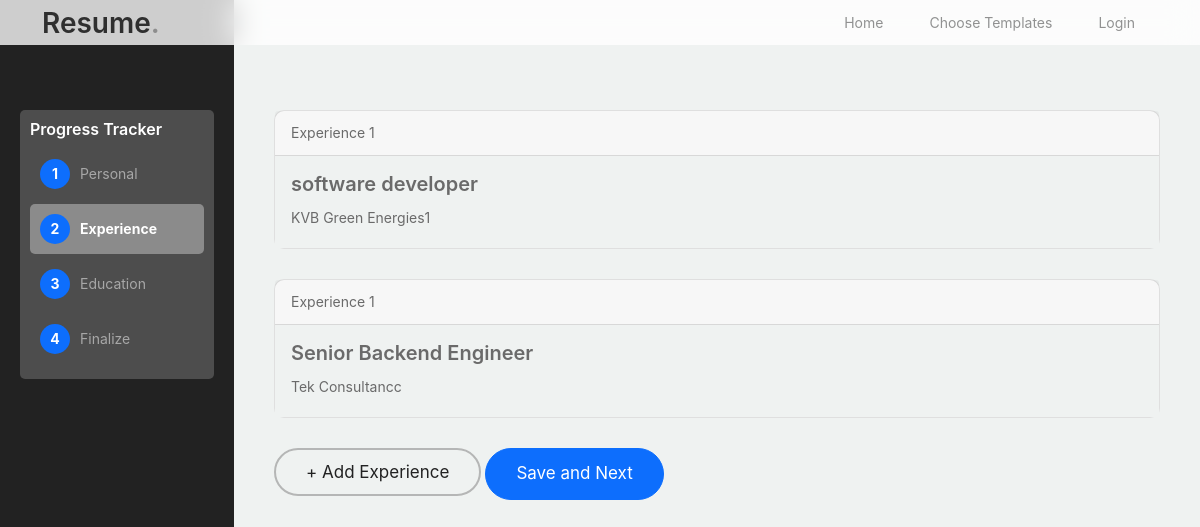
The app's page /extracted_experience_choice (signed in), older data.
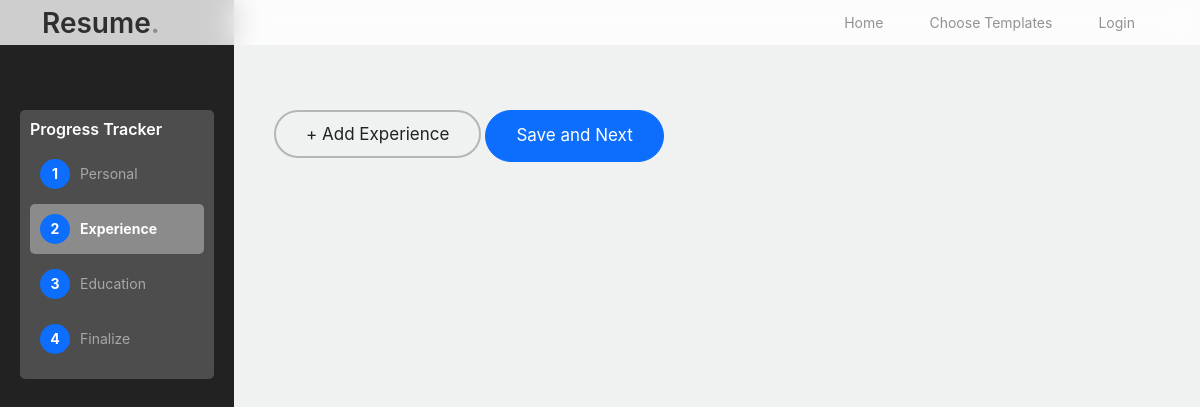
The same page, newer data.
### resume_builder/models.py (models this page shows)
class Experience(models.Model):
    user_id = models.ForeignKey('NewUser', on_delete=models.CASCADE)
    designation = models.CharField(max_length=800,default='designation')
    company_name = models.CharField(max_length=800,default='company name')
    from_date = models.CharField(max_length=800,default='from date')
    to_date = models.CharField(max_length=800,default='to date')
    description = models.CharField(max_length=1000,default='experience description')

### resume_builder/views.py (the view)
# urls.py: path('extracted_experience_choice',views.extracted_experience_choice,name="extracted_experience_choice"),
def extracted_experience_choice(request):
    user_id=request.user.id
    details=Experience.objects.filter(user_id_id=user_id)
    context={'id':id,'details':details}
    return render(request,'extracted_experience_choice.html',context)

### resume_builder/templates/extracted_experience_choice.html (shortened to what this page needs)
<!doctype html>
<html lang="en">
<head>
		<link href="/static/home_assets/css/bootstrap.min.css" rel="stylesheet">
		<link href="https://cdnjs.cloudflare.com/ajax/libs/font-awesome/6.0.0-beta3/css/all.min.css" rel="stylesheet">
		<link href="/static/home_assets/css/tiny-slider.css" rel="stylesheet">
		<link href="/static/home_assets/css/style.css" rel="stylesheet">
	</head>
	<body>
		<nav class="custom-navbar navbar navbar-expand-md navbar-dark bg-dark fixed-top" aria-label="Furni navigation bar">
			<div class="container">
				<a class="navbar-brand" href="index.html">Resume<span>.</span></a>
				<div class="collapse navbar-collapse" id="navbarsFurni">
					<ul class="custom-navbar-nav navbar-nav ms-auto mb-2 mb-md-0">
						<li class="nav-item">
							<a class="nav-link" href="index.html">Home</a>
						</li>
						<li><a class="nav-link" href="shop.html">Choose Templates</a></li>
						<li><a class="nav-link" href="about.html">Login</a></li>
					</ul>
				</div>
			</div>
		</nav>
<div class="hero1">
		<div class="container1">
			<div class="sidebar" id="sidebar">
				<div class="tracking-system">
					<h3>Progress Tracker</h3>
					<ul class="tracking-steps">
						<li class="step">
							<div class="step-number">1</div>
							Personal
						</li>
						<li class="step active">
							<div class="step-number">2</div>
							Experience
						</li>
						<li class="step">
							<div class="step-number">3</div>
							Education
						</li>
						<li class="step">
							<div class="step-number">4</div>
							Finalize
						</li>
					</ul>
				</div>
			</div>
			<div class="main-content" id="main-content">
				<div style="margin-top: 70px;">
                    {% for x in details %}
                    <div class="card" style="border-radius: 10px; margin-bottom: 30px;">
                        <div class="card-header">
                          Experience 1
                        </div>
                        <div class="card-body" style="background-color: #eff2f1;">
                          <h5 class="card-title">{{x.designation}}</h5>
                          <p class="card-text">{{x.company_name}}</p>
                        </div>
                      </div>
                      {% endfor %}
                      <a href="/extracted_work_history" style="text-decoration: none;" class="btn1 btn-black-outline">+ Add Experience</a>
                   <a href="/extracted_education">   <button type="submit" class="btn btn-primary me-2">Save and Next</button></a>
				</div>
			</div>
		</div>
		</div>
	</body>
</html>

Row changes from the older to the newer data that the page shows:
removed Experience: designation "software developer", company_name "KVB Green Energies1"
removed Experience: designation "Senior Backend Engineer", company_name "Tek Consultancc"
